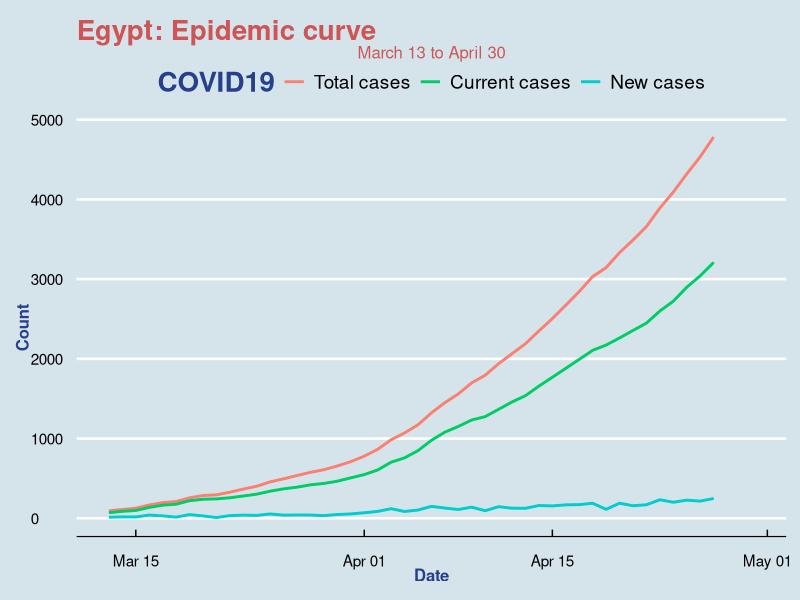
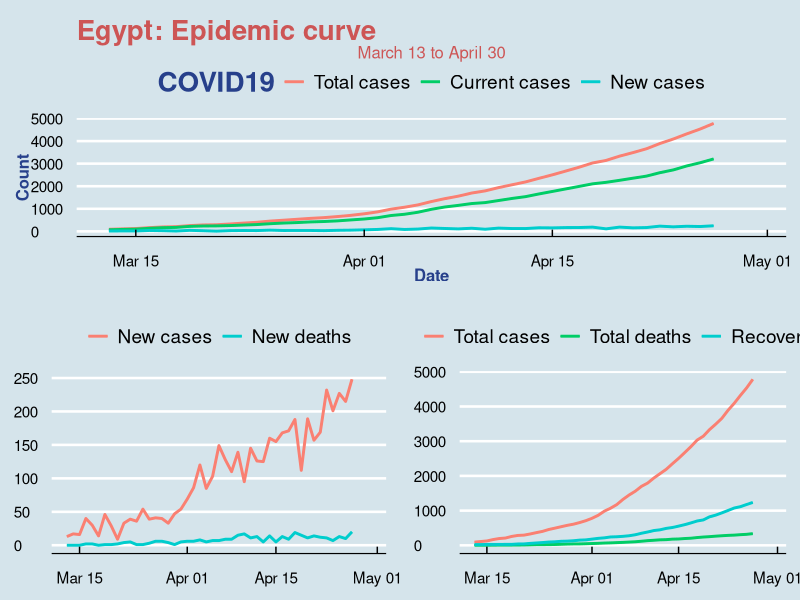

Recreate these plots in R, in order.
library(tidyverse)
library(ggplot2)
library(ggthemes)

# The data used is gathered from the Egyptian Ministry
# of Health and Population's Facebook page
# Link: https://www.facebook.com/egypt.mohp

# Importing data
egy <- read.csv("Egypt.csv")
attach(egy)
View(egy)

# Calculating current cases

egy <- egy %>%
  mutate(current_cases = all_cases- (recovered + all_deaths))

# Plotting new cases and new deaths

# Tidying data for the plot

egypt_long <- egy %>%
  select(date, new_cases, new_deaths) %>%
  pivot_longer(-date, names_to = "COVID19", values_to = "count")

head(egypt_long)

# Converting datetime variable

egypt_long$date <- as.POSIXct(egypt_long$date, format = "%m/%d/%Y")
class(egypt_long$date)

# Plotting the curve

b <- ggplot(data = egypt_long,
    aes(
      x= date,
      y= count,
      colour = COVID19
    )
  ) +
  geom_line() +
  geom_path(size = 1) +
  labs(title = "Egypt: Epidemic curve",
       x = "Date",
       y = "Count") +
  scale_colour_manual(labels = c("New cases",
                                 "New deaths"),
                      values = c("salmon",
                                 "cyan3")) +
  theme_economist() +
  theme(axis.title.x = element_blank(),
        axis.title.y = element_blank(),
        plot.title = element_blank(),
        legend.title = element_blank())


# Plotting total cases, recovery and total deaths

# Tidying data for the plot

egypt_long2 <- egy %>%
  select(date, all_cases, recovered, all_deaths) %>%
  pivot_longer(-date, names_to = "COVID19", values_to = "count")

head(egypt_long2)

# Converting datetime variable

egypt_long2$date <- as.POSIXct(egypt_long2$date, format = "%m/%d/%Y")
class(egypt_long2$date)

# Plotting the curve

c <- ggplot(data = egypt_long2,
       aes(
         x= date,
         y= count,
         colour = COVID19
       )
) +
  geom_line() +
  geom_path(size = 1) +
  labs(title = "Egypt: Epidemic curve",
       x = "Date",
       y = "Count") +
  scale_colour_manual(labels = c("Total cases",
                                 "Total deaths",                                 "Recovered",
                                 "Recovered"),
                      values = c("salmon",
                                 "springgreen3",
                                 "cyan3")) +
  theme_economist() +
  theme(axis.title.x = element_blank(),
        axis.title.y = element_blank(),
        plot.title = element_blank(),
        legend.title = element_blank())


# Plotting total, current and new cases

# Tidying data for the plot

egypt_long3 <- egy %>%
  select(date, new_cases, current_cases, all_cases) %>%
  pivot_longer(-date, names_to = "COVID19", values_to = "count")

head(egypt_long3)

# Converting datetime variable

egypt_long3$date <- as.POSIXct(egypt_long3$date, format = "%m/%d/%Y")
class(egypt_long3$date)

# Plotting the curve

a <- ggplot(data = egypt_long3,
       aes(
         x= date,
         y= count,
         colour = COVID19
       )
) +
  geom_line() +
  geom_path(size = 1) +
  labs(title = "Egypt: Epidemic curve",
       subtitle = "March 13 to April 30",
       x = "Date",
       y = "Count") +
  scale_colour_manual(labels = c("Total cases",
                                 "Current cases",
                                 "New cases"),
                      values = c("salmon",
                                 "springgreen3",
                                 "cyan3")) +
  theme_economist() +
  theme(axis.title.x = element_text(face = "bold",
                                    size = 12,
                                    color = "royalblue4"),
        axis.title.y = element_text(face = "bold",
                                    size = 12,
                                    color = "royalblue4"),
        plot.title = element_text(size = 20,
                                  color = "indianred3"),
        plot.subtitle = element_text(size = 12,
                                     color = "indianred3"),
        legend.title = element_text(face = "bold",
                                    size = 20,
                                    color = "royalblue4"))
a
# Creating a grid

library(gridExtra)

grid.arrange(a, arrangeGrob(b, c, ncol = 2), nrow = 2)